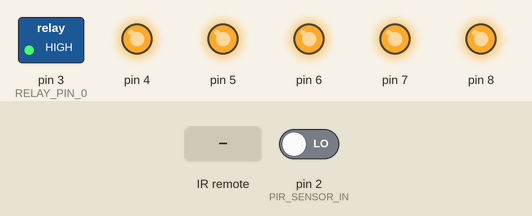
Simulated run of this program. Board: Arduino Uno, built with avr-gcc and run on an emulated ATmega328P. Parts: switched loads named in the program (green lamp = pin HIGH), output pins drawn as LEDs (lit = HIGH). Inputs (shaded band) come from the test bench; at power-on: pin 2 (PIR_SENSOR_IN) LOW. Random numbers use the default seed unless the program sets one; what the program prints to the serial monitor is not drawn.

Above: at 1.2 s.
1.3 s: pin 2 (PIR_SENSOR_IN) driven HIGH
At 1.42 s:
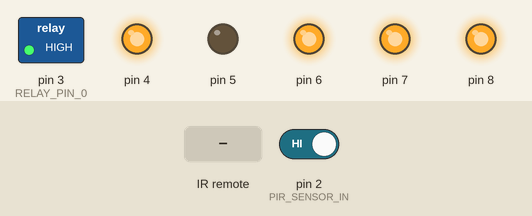
3.0 s: infrared code 0x16 received
At 11.67 s:
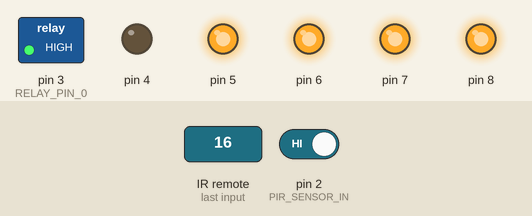
Timing chart, 0 to 23.3 s (numbered marks = the images above; inputs shaded):
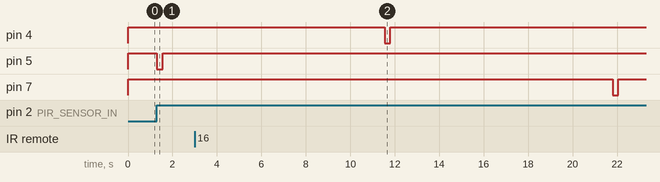

The program:

main.cpp
```cpp
#include <Arduino.h>
#include <ir_remote.h>

/*
 * Arduino code to control a Robot Parrot by randomly pushing one of its remote's 6 phrase buttons every time a human
 * presence is detected. After detecting a human presence the system idles for IDLE_TIME_SECONDS before
 * another detection can occur.
 */

#define IDLE_TIME_SECONDS 10 // One hour: 3600
#define BUTTON_HOLD_MS 250 // The duration of a button press on the remote.

#define PIR_SENSOR_IN 2
#define IR_REMOTE_IN 12
#define RELAY_PIN_0 3
#define BUTTON_COUNT 6

unsigned long StartTime = millis();
unsigned long IdleTimeMs = IDLE_TIME_SECONDS * 1000; // Ignore changes for this many milliseconds
unsigned long LastTriggerTime = StartTime - IdleTimeMs;
int RandomPresses[BUTTON_COUNT];
int CurrentPress = BUTTON_COUNT;

int getRelayPin(int relayNr);
void setRelay(int relayNr, int state);
bool isIdled();
void pressRandomButton();
int getRandomPress();
bool isMotionDetected();
void loadRandomPresses();
void IRsetup();
void IRloop();

void setup() {
  IRsetup();
  pinMode(PIR_SENSOR_IN, INPUT);
  // Set relay pins to output and turn them off
  for (int i = 0; i < BUTTON_COUNT; i++) {
    pinMode(getRelayPin(i), OUTPUT);
    setRelay(i, HIGH);
  }
  Serial.begin(9600);
  // Initialize the random number generator to the random floating value of Analog input pin 3.
  randomSeed(analogRead(A3));
}

void loop() {
  IRloop();
  if (isMotionDetected())
    pressRandomButton();
}

bool isMotionDetected() {
  return !isIdled() && digitalRead(PIR_SENSOR_IN) == HIGH;
}

int getRandomPress() {
  if (CurrentPress >= BUTTON_COUNT)
    loadRandomPresses();
  return RandomPresses[CurrentPress++];
}

// Load a batch of unique button presses
void loadRandomPresses() {
  Serial.print("Loading presses: ");
  for (int i = 0; i < BUTTON_COUNT; i++) {
    retry:
      int press = random(BUTTON_COUNT);
      Serial.print(press);
      if (i == 0 && press == RandomPresses[BUTTON_COUNT-1]) {
        // Don't allow a new batch to start with a repeat of the final press of the last batch
        Serial.print("←");
        goto retry;
      }
      for (int j = 0; j < i; j++) {
        if (press == RandomPresses[j]) {
          Serial.print("←");
          goto retry;
        }
      }
      RandomPresses[i] = press;
  }
  CurrentPress = 0;
  Serial.println();
}

void pressRandomButton() {
  int buttonNumber = getRandomPress();
  Serial.print("Button: ");
  Serial.println(buttonNumber);
  setRelay(buttonNumber, LOW);
  delay(BUTTON_HOLD_MS);
  setRelay(buttonNumber, HIGH);
  LastTriggerTime = millis();
}

int getRelayPin(int relayNr) {
  return RELAY_PIN_0 + relayNr;
}

void setRelay(int relayNr, int state) {
  return digitalWrite(getRelayPin(relayNr), state);
}

bool isIdled() {
  return millis() < LastTriggerTime + IdleTimeMs;
}
```

ir_remote.h
```cpp
void IRsetup();
void IRloop();
```

ir_remote.cpp
```cpp
#include <IRremote.h>

const int IR_RECEIVE_PIN = 12;  // Define the pin number for the IR Sensor
String lastDecodedValue = "";  // Variable to store the last decoded value
String decodeKeyValue(long result);

void IRsetup() {
  IrReceiver.begin(IR_RECEIVE_PIN, ENABLE_LED_FEEDBACK);  // Start the IR receiver
}

long LastIrReceived = millis();
#define IR_DEBOUNCE_MS 120

int getDebouncedIRCode() {
  if (IrReceiver.decode()) {
    int code = IrReceiver.decodedIRData.command;
    IrReceiver.resume();  // Enable receiving of the next value

    long deltaMs = millis() - LastIrReceived;
    LastIrReceived = millis();
    if (deltaMs > IR_DEBOUNCE_MS)
      return code;
  }
  return 0;
}

void IRloop() {
  int irCode = getDebouncedIRCode();
  if (irCode) {
    String decodedValue = decodeKeyValue(irCode);
    Serial.print(irCode);
    if (decodedValue != "ERROR") {
      Serial.print(" ");
      Serial.print(decodedValue);
    }
    Serial.println();
  }
}


String decodeKeyValue(long result)
{
  switch(result){
    case 0x16:
      return "0";
    case 0xC:
      return "1";
    case 0x18:
      return "2";
    case 0x5E:
      return "3";
    case 0x8:
      return "4";
    case 0x1C:
      return "5";
    case 0x5A:
      return "6";
    case 0x42:
      return "7";
    case 0x52:
      return "8";
    case 0x4A:
      return "9";
    case 0x9:
      return "+";
    case 0x15:
      return "-";
    case 0x7:
      return "EQ";
    case 0xD:
      return "U/SD";
    case 0x19:
      return "CYCLE";
    case 0x44:
      return "PLAY/PAUSE";
    case 0x43:
      return "FORWARD";
    case 0x40:
      return "BACKWARD";
    case 0x45:
      return "POWER";
    case 0x47:
      return "MUTE";
    case 0x46:
      return "MODE";
    case 0x0:
      return "ERROR";
    default :
      return "ERROR";
    }
}
```

Measured:
- after the input at 1.3 s, pin 5: HIGH → LOW at once, → HIGH 0.25 s later
